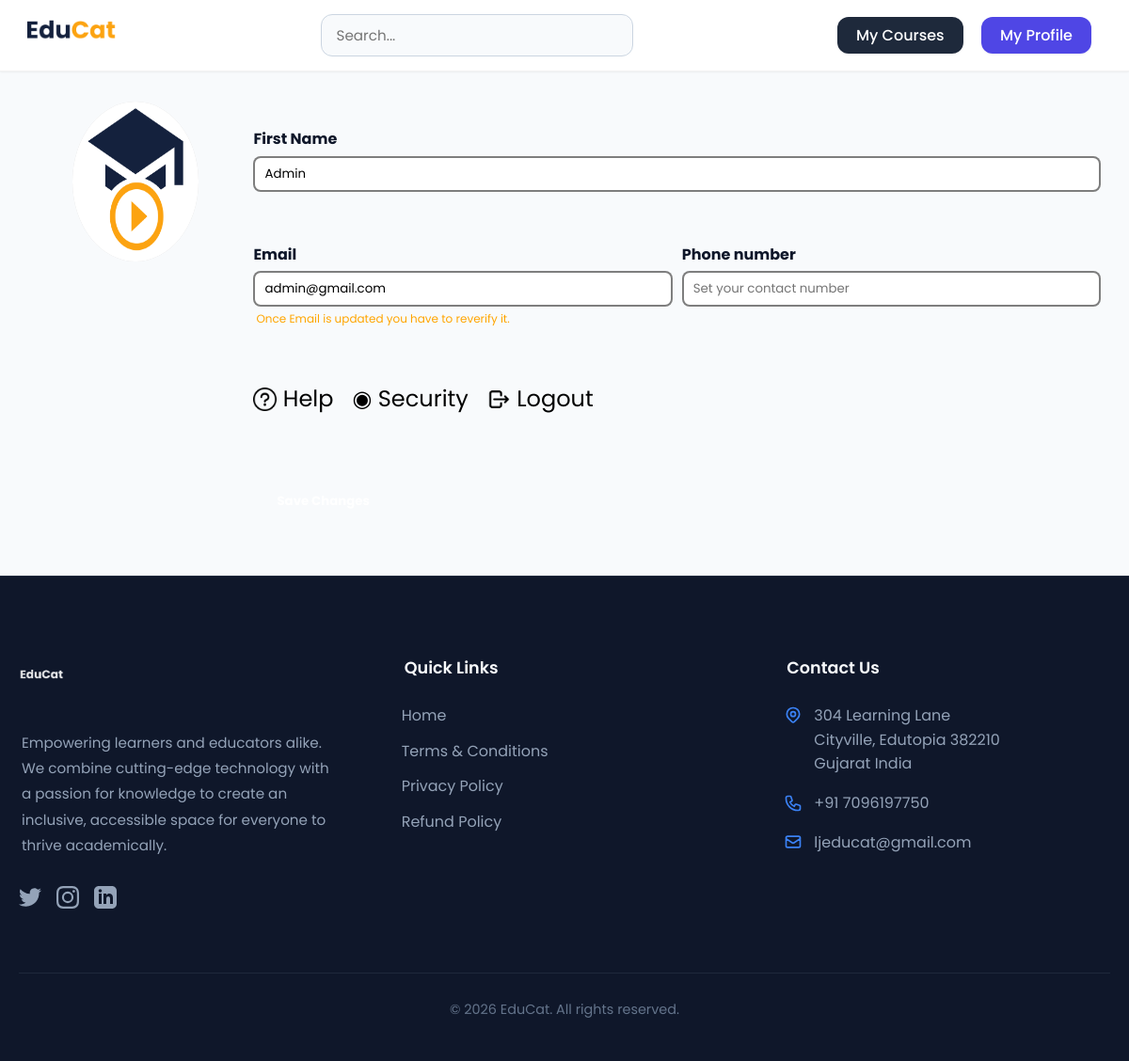
Page /myaccount.php (signed in) on the committed database.
### tables this page shows
CREATE TABLE `user_master` (
  `user_id` int(200) NOT NULL,
  `user_name` varchar(200) NOT NULL,
  `user_email` varchar(200) NOT NULL,
  `user_contact_number` bigint(200) NOT NULL,
  `user_password` varchar(200) NOT NULL,
  `user_profile_photo` varchar(200) NOT NULL DEFAULT 'assets/img/EduCat (4).png',
  `role` int(10) NOT NULL,
  `user_status` tinyint(1) DEFAULT 1,
  `isVerified` int(10) NOT NULL,
  `isActive` int(10) NOT NULL,
  `registration_date` varchar(200) NOT NULL
);

### myaccount.php (the view, shortened to what this page needs)
<?php
require 'includes/scripts/connection.php';
   if(isset($_SESSION['educat_logedin_user_id']) && (trim ($_SESSION['educat_logedin_user_id']) !== '')){
       $user_id = $_SESSION['educat_logedin_user_id'];
       $query = "SELECT * FROM user_master WHERE user_id = $user_id";
       $result = mysqli_query($conn, $query);
       $userdata = mysqli_fetch_assoc($result);
   }else{
        header("Location:sign-in.php");
   }
?>
<!DOCTYPE html>
<html lang="en">
<head>
    <link rel="stylesheet" href="./assets/css/style.css">
    <link rel="stylesheet" href="./assets/css/videop.css">
    <link rel="stylesheet" href="./assets/css/style.css">
</head>
<body>
        <?php
            include("includes/components/header-two.php");
        ?>
   <form method="post" action="<?php echo $_SERVER['PHP_SELF']; ?>" enctype="multipart/form-data">
    <div class="container">
        <div class="videocon">
            <div class="leftprofile" id="leftprofile">
                <img id="userImage" src="<?php echo $userdata['user_profile_photo']?>" alt="" style="cursor: pointer;">
            </div>
            <div class="rightprofile">
                <div class="c1">
                    <div class="oldp">
                        <label for="fn">First Name</label>
                        <input placeholder="Your Full Name" type="text" id="fn" name="firstname" value="<?php echo $userdata["user_name"]?>">
                    </div>
                </div>
                <div class="c2">
                    <div class="oldp">
                        <label for="em">Email</label>
                        <input placeholder="Your Email" type="text" id="em" name="email" value="<?php echo $userdata["user_email"]?>">
                        <p style="font-size: 12px; color: orange;">Once Email is updated you have to reverify it.</p>
                    </div>
                    <div class="newp">
                        <label for="pn">Phone number</label>
                        <input name="phone" placeholder="<?php echo ($userdata['user_contact_number'] == 0)? 'Set your contact number': 'Your Contact Number';?>" type="text" id="pn" value="<?php echo ($userdata['user_contact_number'] == 0)? '':$userdata['user_contact_number'];?>">
                    </div>
                </div>
                <div class="c4" style="display:flex; gap:20px">
                    <a href="contact.php"><img src="./assets/img/help.png" alt="" height="25px" width="25px">&nbsp;Help</a>
                    <a href="myaccount-security.php">◉&nbsp;Security</a>
                    <a href="logout.php"><img src="./assets/img/logout.png" alt="" height="25px" width="25px">&nbsp;Logout</a>
                </div>
                <div class="c5">
                    <button type="submit" value="Submit" name="submit">Save Changes</button>
                </div>
            </div>
        </div>
    </div>
</form>
        <?php
            include("includes/components/footer.php");
        ?>
</body>
</html>

### assets/css/style.css (style rules this page uses)
:root { --primary: #4f46e5; --primary-hover: #4338ca; --secondary: #1e293b; --accent: #10b981; --bg-color: #f8fafc; --surface: #ffffff; --text-main: #0f172a; --text-muted: #64748b; --border-radius-sm: 8px; --border-radius-md: 12px; --border-radius-lg: 20px; --shadow-sm: 0 1px 2px 0 rgb(0 0 0 / 0.05); --shadow-md: 0 4px 6px -1px rgb(0 0 0 / 0.1), 0 2px 4px -2px rgb(0 0 0 / 0.1); --shadow-lg: 0 10px 15px -3px rgb(0 0 0 / 0.1), 0 4px 6px -4px rgb(0 0 0 / 0.1); --shadow-float: 0 20px 25px -5px rgb(0 0 0 / 0.1), 0 8px 10px -6px rgb(0 0 0 / 0.1); --transition: all 0.3s cubic-bezier(0.4, 0, 0.2, 1); }
body, html { margin: 0; padding: 0; font-family: "Poppins", sans-serif; background-color: var(--bg-color); color: var(--text-main); line-height: 1.6; }
* { font-family: poppins !important; }
.container { width: 95%; max-width: 1400px; min-height: auto !important; margin: 20px auto; position: relative; }
.contents h4, h3, p { margin: 3px; padding: 0; }
.videocon { display: flex; align-items: center; justify-content: center; flex-wrap: wrap; width: 100%; min-height: 62vh !important; }

### assets/css/videop.css (style rules this page uses)
.container { display: flex; justify-content: space-between; }

### myaccount.php (style rules this page uses)
body { display: flex; flex-direction: column; justify-content: space-between; min-height: 100vh; }
.container { display: flex; justify-content: center; }
.videocon { display: flex; justify-content: space-between; }
.leftprofile { width: 20%; height: 95%; display: flex; justify-content: center; }
.rightprofile { width: 79%; height: 95%; display: flex; flex-direction: column; justify-content: space-around; }
.leftprofile img { height: 36% !important; width: 59% !important; border-radius: 50%; background-color: rgb(218, 218, 218); overflow: hidden; object-fit: fill; }
.oldp input, .newp input { padding: 7px 10px; border: 2px solid rgb(74 74 74 / 71%); margin-top: 5px; border-radius: 8px; transition: 0.3s all ease; }
label { font-weight: bold; }
.oldp, .newp { display: flex; flex-direction: column; width: 100%; }
.c1, .c2 { gap: 10px; display: flex; width: 100%; }
.c4 a { text-decoration: none; color: black; font-size: 1.5rem; display: flex; margin-bottom: 15px; align-items: center; width: fit-content; }
.c5 button { padding: 10px 25px; border-radius: 10px; border: 2px solid var(--btn-color); background-color: var(--btn-color); color: white; font-weight: bold; cursor: pointer; transition: 0.3s all ease; }

### rows in the picture
user_master: user_profile_photo (picture), firstname "Admin", email "admin@gmail.com"
